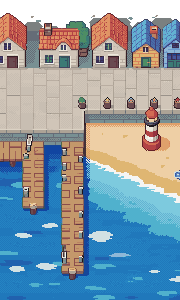
#> input picture assets_src/maps/pixellab/beach_250.png, 180 x 300 px
$ python harbor_mix.py beach_250.png beach_350.png out.png '(하늘' '지운' '것' '기준)'
#> lines starting #> are read from the running program, lines starting #| are printed output that depends on the picture
# 항구 도시 합성: 도시·해변 = 250, 등대 포함 바닷가(왼쪽 아래) = 350, 250 의 모래 위 등대는 지움
# python3 harbor_mix.py beach_250.png beach_350.png out.png   (하늘 지운 것 기준)
import sys
from PIL import Image
a=Image.open(sys.argv[1]).convert('RGBA'); b=Image.open(sys.argv[2]).convert('RGBA')
#> further down, a is the input picture: PIL image 180x300 RGBA; mean R, G, B, A 120.7, 139, 150.4, 237.8
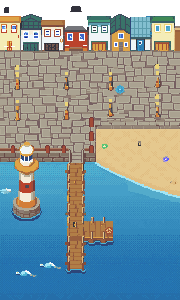
#> input picture assets_src/maps/pixellab/beach_350.png, 180 x 300 px
#> further down, b is the input picture: PIL image 180x300 RGBA; mean R, G, B, A 117.3, 137.1, 141.5, 240
out=a.copy(); o=out.load(); A=a.load(); B=b.load()
# 1) 250 모래 위 등대(x142~162) 지우기: 계선주 간격(24px)만큼 왼쪽 칸으로 덮기
for y in range(96,158):
    for x in range(138,172):
        sx=x-24 if x-24<139 else x-48
        o[x,y]=A[sx,y]
# 2) 350 바다(물 시작 y162)를 250 축대 끝(y141)에 맞춰 21px 올림.
#    경계: 250 의 얕은 물·거품이 시작되는 곳까지 (깊은 물끼리는 색이 거의 같아 이음매가 안 보임)
SH=21
def shallow(c):
    r,g,bb,_=c
    return g>165 or r>110
for yd in range(141,300):
    ys=yd+SH if yd+SH<300 else yd
    if yd<196: s=90
    else:
        s=90
        while s<179 and not shallow(A[s,yd]): s+=1
        if 196<=yd<=224: s=max(s,116)   # 350 의 옆 선착장
    for x in range(s):
        o[x,yd]=B[x,ys]
# 3) 350 등대 윗부분(축대 위로 솟은 곳)만 등대 색으로 골라 붙임 (울타리 갈색·돌 회색 제외)
def lamp(c):
    r,g,bb,_=c
    return min(r,g,bb)>200 or (r>190 and 100<g<190 and bb<110) or (bb>r+40 and bb>90 and r<80)
for ys in range(138,162):
    for x in range(12,46):
        c=B[x,ys]
        if lamp(c): o[x,ys-SH]=c
out.save(sys.argv[3])
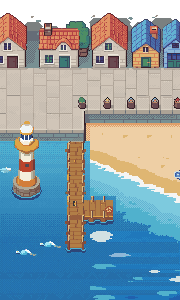
#> saved as out.png: PIL image 180x300 RGBA; mean R, G, B, A 120, 140.6, 150.5, 237.8; transparent parts drawn white
